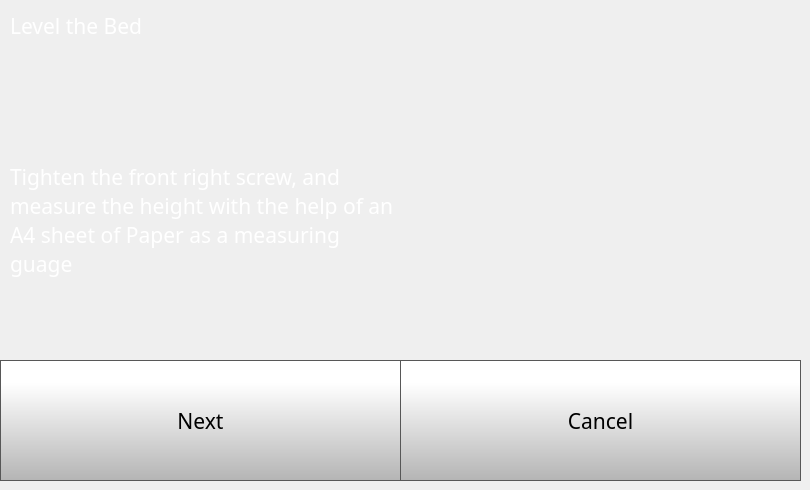
   <widget class="QWidget" name="indexConfigStep3Page">
    <widget class="QLabel" name="calibrateLabel_11">
     <property name="geometry">
      <rect>
       <x>10</x>
       <y>10</y>
       <width>781</width>
       <height>31</height>
      </rect>
     </property>
     <property name="font">
      <font>
       <family>Gotham</family>
       <pointsize>16</pointsize>
       <bold>false</bold>
      </font>
     </property>
     <property name="styleSheet">
      <string notr="true">color: rgb(255, 255, 255);</string>
     </property>
     <property name="text">
      <string>Level the Bed</string>
     </property>
     <property name="wordWrap">
      <bool>true</bool>
     </property>
    </widget>
    <widget class="QLabel" name="calibrateLabel_16">
     <property name="geometry">
      <rect>
       <x>10</x>
       <y>80</y>
       <width>391</width>
       <height>281</height>
      </rect>
     </property>
     <property name="font">
      <font>
       <family>Gotham</family>
       <pointsize>16</pointsize>
       <bold>false</bold>
      </font>
     </property>
     <property name="styleSheet">
      <string notr="true">color: rgb(255, 255, 255);</string>
     </property>
     <property name="text">
      <string>Tighten the front right screw, and measure the height with the help of an A4 sheet of Paper as a measuring guage</string>
     </property>
     <property name="wordWrap">
      <bool>true</bool>
     </property>
    </widget>
    <widget class="QPushButton" name="idexConfigStep3CancelButton">
     <property name="geometry">
      <rect>
       <x>400</x>
       <y>360</y>
       <width>401</width>
       <height>121</height>
      </rect>
     </property>
     <property name="font">
      <font>
       <family>Gotham</family>
       <pointsize>16</pointsize>
      </font>
     </property>
     <property name="styleSheet">
      <string notr="true">QPushButton {
     border: 1px solid rgb(87, 87, 87);
	background-color: qlineargradient(spread:pad, x1:0, y1:1, x2:0, y2:0.188, stop:0 rgba(180, 180, 180, 255), stop:1 rgba(255, 255, 255, 255));


}

QPushButton:pressed {
    background-color: qlineargradient(x1: 0, y1: 0, x2: 0, y2: 1,
                                      stop: 0 #dadbde, stop: 1 #f6f7fa);
}

QPushButton:flat {
    border: none; /* no border for a flat push button */
}

QPushButton:default {
    border-color: navy; /* make the default button prominent */
}

QPushButton:focus {
	outline: none;
}</string>
     </property>
     <property name="text">
      <string>Cancel</string>
     </property>
     <property name="iconSize">
      <size>
       <width>40</width>
       <height>40</height>
      </size>
     </property>
    </widget>
    <widget class="QPushButton" name="idexConfigStep3NextButton">
     <property name="geometry">
      <rect>
       <x>0</x>
       <y>360</y>
       <width>401</width>
       <height>121</height>
      </rect>
     </property>
     <property name="font">
      <font>
       <family>Gotham</family>
       <pointsize>16</pointsize>
      </font>
     </property>
     <property name="styleSheet">
      <string notr="true">QPushButton {
     border: 1px solid rgb(87, 87, 87);
	background-color: qlineargradient(spread:pad, x1:0, y1:1, x2:0, y2:0.188, stop:0 rgba(180, 180, 180, 255), stop:1 rgba(255, 255, 255, 255));


}

QPushButton:pressed {
    background-color: qlineargradient(x1: 0, y1: 0, x2: 0, y2: 1,
                                      stop: 0 #dadbde, stop: 1 #f6f7fa);
}

QPushButton:flat {
    border: none; /* no border for a flat push button */
}

QPushButton:default {
    border-color: navy; /* make the default button prominent */
}

QPushButton:focus {
	outline: none;
}</string>
     </property>
     <property name="text">
      <string>Next</string>
     </property>
     <property name="iconSize">
      <size>
       <width>40</width>
       <height>40</height>
      </size>
     </property>
    </widget>
    <widget class="QLabel" name="CalibrationPoint2_2">
     <property name="geometry">
      <rect>
       <x>420</x>
       <y>80</y>
       <width>361</width>
       <height>261</height>
      </rect>
     </property>
     <property name="text">
      <string/>
     </property>
     <property name="alignment">
      <set>Qt::AlignCenter</set>
     </property>
    </widget>
   </widget>
